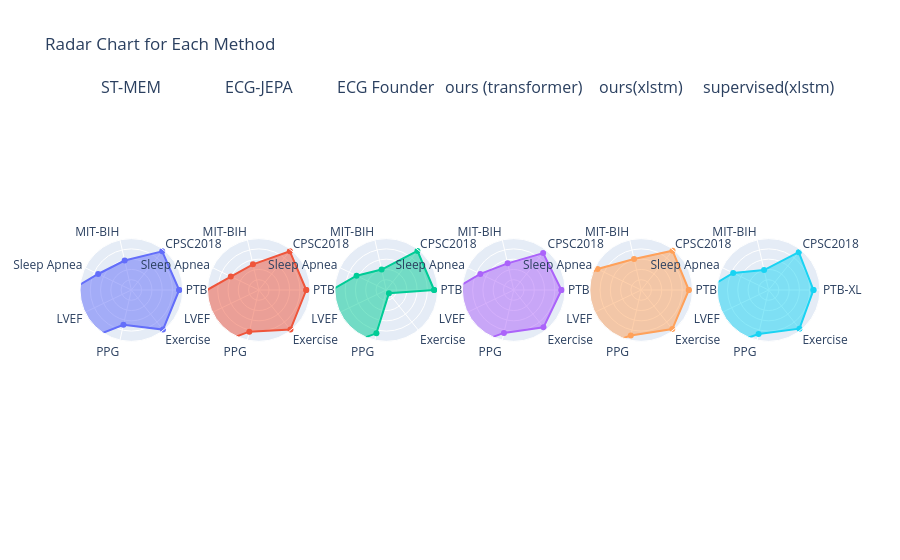

Write notebook code for a chart like this one.
### Code cell
import pandas as pd
from plotly.subplots import make_subplots
import plotly.graph_objects as go

categories_closed = categories + [categories[0]]

fig = go.Figure()
# Plot one radar chart for each method on separate axes (subplots)

num_methods = len(df_raw)
fig = make_subplots(
    rows=1, cols=num_methods,
    specs=[[{'type': 'polar'}]*num_methods],
    subplot_titles=df_raw.index.tolist()
)

for i, (idx, row) in enumerate(df_raw.iterrows()):
    values = row.tolist() + [row.tolist()[0]]  # close the loop
    trace = fig.add_trace(
        go.Scatterpolar(
            r=values,
            theta=categories_closed,
            fill='toself',
            name=idx,
            line=dict(width=2),
            hoverinfo='skip',
        ),
        row=1, col=i+1
    )
    trace.update_polars(
        radialaxis=dict(visible=True, range=[0., 1], showticklabels=False, showline=False),
        # angularaxis=dict(showticklabels=False)
    )

fig.update_layout(
    showlegend=False,
    title="Radar Chart for Each Method",
)
fig.show()

### Figure 1 — Plotly figure (JSON) as saved in the notebook; plotly's stock layout.template omitted (floating-point values rounded to 4 significant figures)
{"data": [{"fill": "toself", "hoverinfo": "skip", "line": {"width": 2}, "name": "ST-MEM", "r": [0.93, 0.962, 0.588, 0.718, 7.67, 0.695, 0.986, 0.93], "subplot": "polar", "theta": ["PTB-XL", "CPSC2018", "MIT-BIH", "Sleep Apnea", "LVEF", "PPG", "Exercise", "PTB-XL"], "type": "scatterpolar"}, {"fill": "toself", "hoverinfo": "skip", "line": {"width": 2}, "name": "ECG-JEPA", "r": [0.923, 0.966, 0.513, 0.605, 7.49, 0.832, 0.986, 0.923], "subplot": "polar2", "theta": ["PTB-XL", "CPSC2018", "MIT-BIH", "Sleep Apnea", "LVEF", "PPG", "Exercise", "PTB-XL"], "type": "scatterpolar"}, {"fill": "toself", "hoverinfo": "skip", "line": {"width": 2}, "name": "ECG Founder", "r": [0.931, 0.973, 0.408, 0.642, 7.29, 0.865, 0.082, 0.931], "subplot": "polar3", "theta": ["PTB-XL", "CPSC2018", "MIT-BIH", "Sleep Apnea", "LVEF", "PPG", "Exercise", "PTB-XL"], "type": "scatterpolar"}, {"fill": "toself", "hoverinfo": "skip", "line": {"width": 2}, "name": "ours (transformer)", "r": [0.928, 0.918, 0.532, 0.721, 7.42, 0.857, 0.929, 0.928], "subplot": "polar4", "theta": ["PTB-XL", "CPSC2018", "MIT-BIH", "Sleep Apnea", "LVEF", "PPG", "Exercise", "PTB-XL"], "type": "scatterpolar"}, {"fill": "toself", "hoverinfo": "skip", "line": {"width": 2}, "name": "ours(xlstm)", "r": [0.927, 0.979, 0.62, 0.942, 6.91, 0.908, 0.972, 0.927], "subplot": "polar5", "theta": ["PTB-XL", "CPSC2018", "MIT-BIH", "Sleep Apnea", "LVEF", "PPG", "Exercise", "PTB-XL"], "type": "scatterpolar"}, {"fill": "toself", "hoverinfo": "skip", "line": {"width": 2}, "name": "supervised(xlstm)", "r": [0.873, 0.941, 0.398, 0.765, 6.96, 0.878, 0.963, 0.873], "subplot": "polar6", "theta": ["PTB-XL", "CPSC2018", "MIT-BIH", "Sleep Apnea", "LVEF", "PPG", "Exercise", "PTB-XL"], "type": "scatterpolar"}], "layout": {"annotations": [{"font": {"size": 16}, "showarrow": false, "text": "ST-MEM", "x": 0.06944, "xanchor": "center", "xref": "paper", "y": 1, "yanchor": "bottom", "yref": "paper"}, {"font": {"size": 16}, "showarrow": false, "text": "ECG-JEPA", "x": 0.2417, "xanchor": "center", "xref": "paper", "y": 1, "yanchor": "bottom", "yref": "paper"}, {"font": {"size": 16}, "showarrow": false, "text": "ECG Founder", "x": 0.4139, "xanchor": "center", "xref": "paper", "y": 1, "yanchor": "bottom", "yref": "paper"}, {"font": {"size": 16}, "showarrow": false, "text": "ours (transformer)", "x": 0.5861, "xanchor": "center", "xref": "paper", "y": 1, "yanchor": "bottom", "yref": "paper"}, {"font": {"size": 16}, "showarrow": false, "text": "ours(xlstm)", "x": 0.7583, "xanchor": "center", "xref": "paper", "y": 1, "yanchor": "bottom", "yref": "paper"}, {"font": {"size": 16}, "showarrow": false, "text": "supervised(xlstm)", "x": 0.9306, "xanchor": "center", "xref": "paper", "y": 1, "yanchor": "bottom", "yref": "paper"}], "polar": {"domain": {"x": [0, 0.1389], "y": [0, 1]}, "radialaxis": {"range": [0, 1], "showline": false, "showticklabels": false, "visible": true}}, "polar2": {"domain": {"x": [0.1722, 0.3111], "y": [0, 1]}, "radialaxis": {"range": [0, 1], "showline": false, "showticklabels": false, "visible": true}}, "polar3": {"domain": {"x": [0.3444, 0.4833], "y": [0, 1]}, "radialaxis": {"range": [0, 1], "showline": false, "showticklabels": false, "visible": true}}, "polar4": {"domain": {"x": [0.5167, 0.6556], "y": [0, 1]}, "radialaxis": {"range": [0, 1], "showline": false, "showticklabels": false, "visible": true}}, "polar5": {"domain": {"x": [0.6889, 0.8278], "y": [0, 1]}, "radialaxis": {"range": [0, 1], "showline": false, "showticklabels": false, "visible": true}}, "polar6": {"domain": {"x": [0.8611, 1], "y": [0, 1]}, "radialaxis": {"range": [0, 1], "showline": false, "showticklabels": false, "visible": true}}, "showlegend": false, "title": {"text": "Radar Chart for Each Method"}}}
